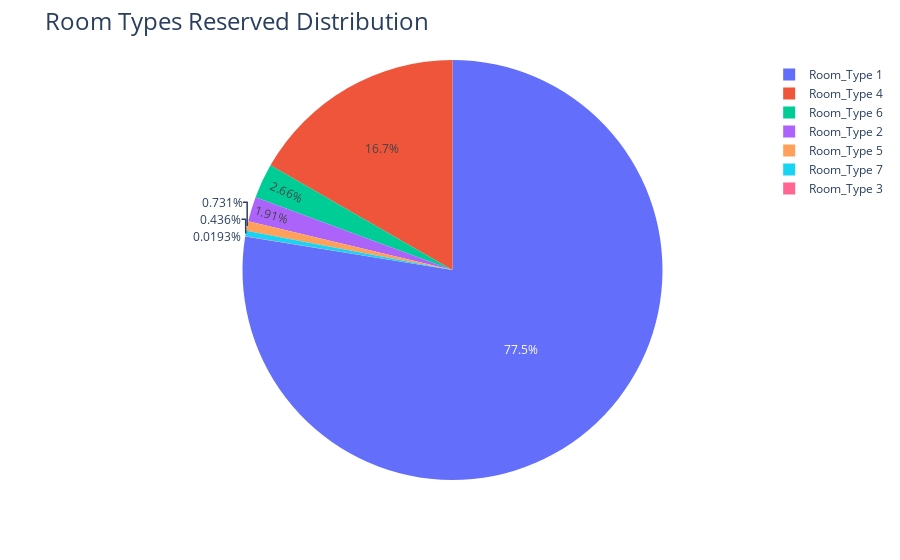

Source (notebook cell):
### Code cell
vals = hotel.room_type_reserved.value_counts()
names = vals.index
fig = px.pie(values=vals, names=names)
fig.update_layout(
    title={
        'text': "Room Types Reserved Distribution",
        'font': {'size': 24}
    }
)
fig.show()

### Figure 1 — Plotly figure (JSON) as saved in the notebook; plotly's stock layout.template omitted (floating-point values rounded to 4 significant figures)
{"data": [{"domain": {"x": [0, 1], "y": [0, 1]}, "hovertemplate": "label=%{label}<br>value=%{value}<extra></extra>", "labels": ["Room_Type 1", "Room_Type 4", "Room_Type 6", "Room_Type 2", "Room_Type 5", "Room_Type 7", "Room_Type 3"], "legendgroup": "", "name": "", "showlegend": true, "type": "pie", "values": [28130, 6057, 966, 692, 265, 158, 7]}], "layout": {"legend": {"tracegroupgap": 0}, "margin": {"t": 60}, "title": {"font": {"size": 24}, "text": "Room Types Reserved Distribution"}}}
